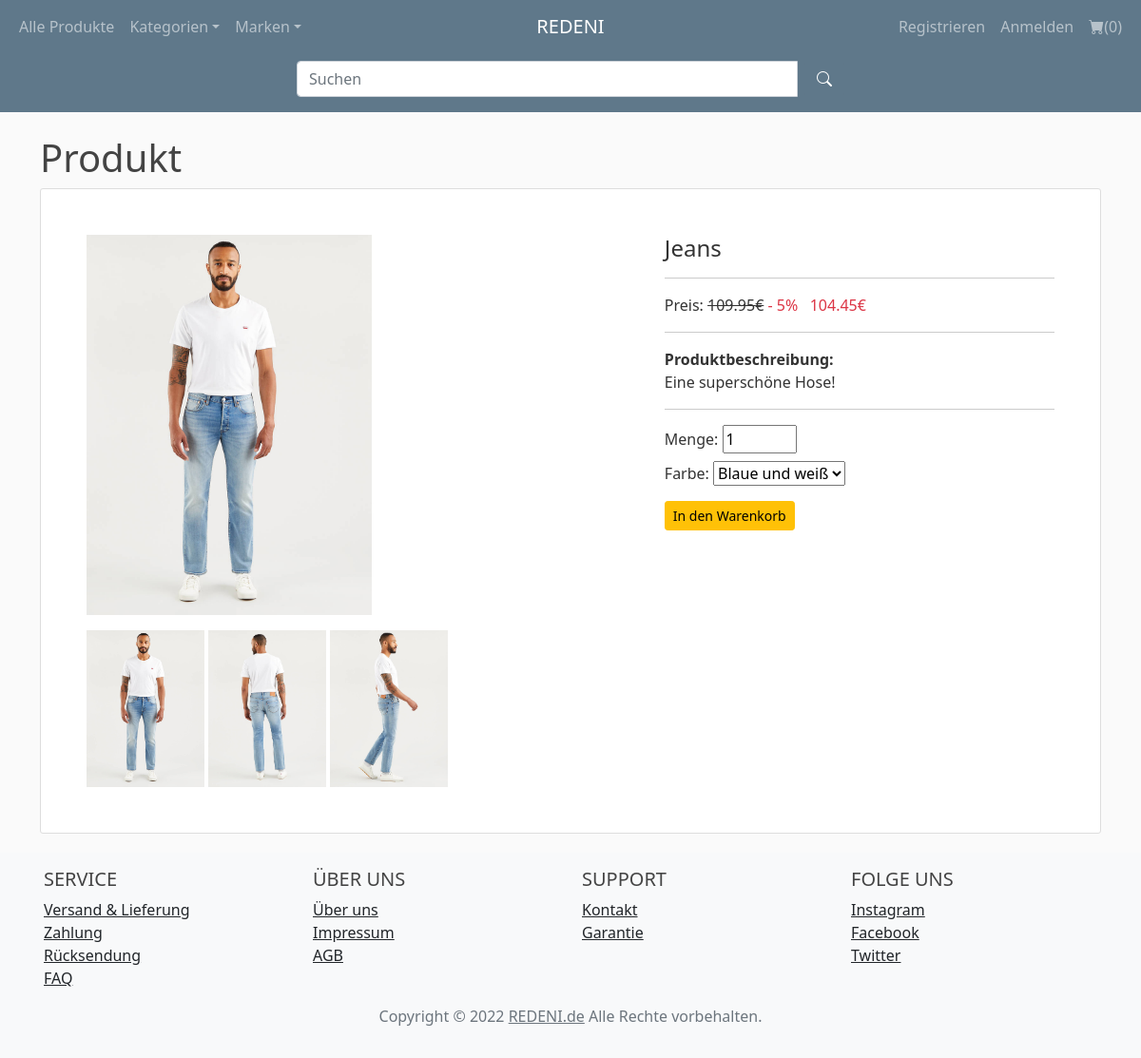
The app's page /product/2 with its own data.
### flaskblog/models.py (models this page shows, shortened)
class Addproduct(db.Model):
    __searchable__ = ['name', 'desc']
    id = db.Column(db.Integer, primary_key=True)
    name = db.Column(db.String(80), nullable=False)
    price = db.Column(db.Numeric(10,2), nullable=False)
    discount = db.Column(db.Integer, default=0)
    stock = db.Column(db.Integer, nullable=False)
    colors = db.Column(db.Text, nullable=False)
    desc = db.Column(db.Text, nullable=False)
    pub_date = db.Column(db.DateTime, nullable=False, default=datetime.utcnow)
    brand_id = db.Column(db.Integer, db.ForeignKey('brand.id'), nullable=False)
    brand = db.relationship('Brand', backref=db.backref('brands', lazy=True))
    category_id = db.Column(db.Integer, db.ForeignKey('category.id'), nullable=False)
    category = db.relationship('Category', backref=db.backref('posts', lazy=True))
    image_1 = db.Column(db.String(150), nullable=False, default='image.jpg')
    image_2 = db.Column(db.String(150), nullable=False, default='image.jpg')
    image_3 = db.Column(db.String(150), nullable=False, default='image.jpg')

### flaskblog/items/routes.py (the view)
@items.route("/product/<int:id>")
def single_page(id):
    product = Addproduct.query.get_or_404(id)
    return render_template('products/single_page.html', product = product)

### flaskblog/admin/routes.py (called while the page is built)
@app.context_processor
def inject_menu():
    categories2 = Category.query.join(Addproduct, (Category.id == Addproduct.category_id)).all()
    brands3 = Brand.query.join(Addproduct, (Brand.id == Addproduct.brand_id)).all()
    return dict(categories2=categories2, brands3 = brands3)

### flaskblog/templates/products/single_page.html (shortened to what this page needs)
{% extends "layout.html" %}
{% block content%}
<div class="container-lg mt-4">
    <h1>Produkt</h1>
    <div class="content-section p-5">
        <div class="row">
            <div class="col-md-7">
                <div class="" id="b_image" >
                    <img src="{{url_for('static', filename='product_pics/' + product.image_1)}}" alt="{{product.name}}" width="300px">
                </div>
                <div class="row">
                    <div class="col-lg-12 mt-3" id="s_image">
                        <img src="{{url_for('static', filename='product_pics/' + product.image_1)}}" alt="{{product.name}}" width="124" class="p-1.5">
                        <img src="{{url_for('static', filename='product_pics/' + product.image_2)}}" alt="{{product.name}}" width="124" class="p-1.5">
                        <img src="{{url_for('static', filename='product_pics/' + product.image_3)}}" alt="{{product.name}}" width="124" class="p-1.5">
                    </div>
                </div>
            </div>
            <div class="col-md-5 mt-lg-0 mt-3">
                <div class="h4">{{product.name}}</div>
                <hr>
                {% if product.discount > 0%}
                <span class="">Preis: <s>{{product.price}}€</s></span>
                <span class="text-danger">- {{product.discount}}% &nbsp;</span>
                <span class="text-danger">{{'%0.2f' | format(product.price|float - (product.price|float * (product.discount|float/100)))}}€</span>
                {% else %}
                <p>Preis: {{product.price}}€</p>
                {% endif %}
                <hr>
                <b>Produktbeschreibung:</b>
                <p>{{product.desc}}</p>
                <hr>
                <form action="{{url_for('cart.AddCart')}}" method="POST">
                    <div class="mb-2">
                        <label for=""> Menge:</label>
                        <input type="number" name="quantity" id="" value="1" min="1" max="{{product.stock}}">
                    </div>
                    {% set colors = product.colors.split(',') %}
                    <label for="colors"> Farbe:</label>
                    <select name="colors" id="">
                    {% for color in colors %}
                    {% set col = color.split(':') %}
                    <option value="{{col[0]}}">{{col[0]|capitalize}}</option>
                    {% endfor %}
                    <div>
                        <br>
                        <button type="submit" class="btn confirm-button btn-sm btn-warning mt-3">In den Warenkorb</button>
                    </div>
                    </select>
                </form>
            </div>
        </div>
    </div>
</div>
{% endblock %}

### flaskblog/static/main.css (style rules this page uses)
body { background: #fafafa; color: #333333; margin-top: 3rem; }
h1, h2, h3, h4, h5, h6 { color: #444444; }
.content-section { background: #ffffff; padding: 10px 20px; border: 1px solid #dddddd; border-radius: 3px; margin-bottom: 20px; }
.confirm-button { position: static; right: 33%; top: 20px; }

### records on screen
Addproduct: image_1 (picture), image_2 (picture), image_3 (picture), name "Jeans", price "109.95", discount "5", price "104.45", desc "Eine superschöne Hose!"

### other values on screen
{{ session['Shoppingcart']|length }} "0"
form field colors "Blaue und weiß"
